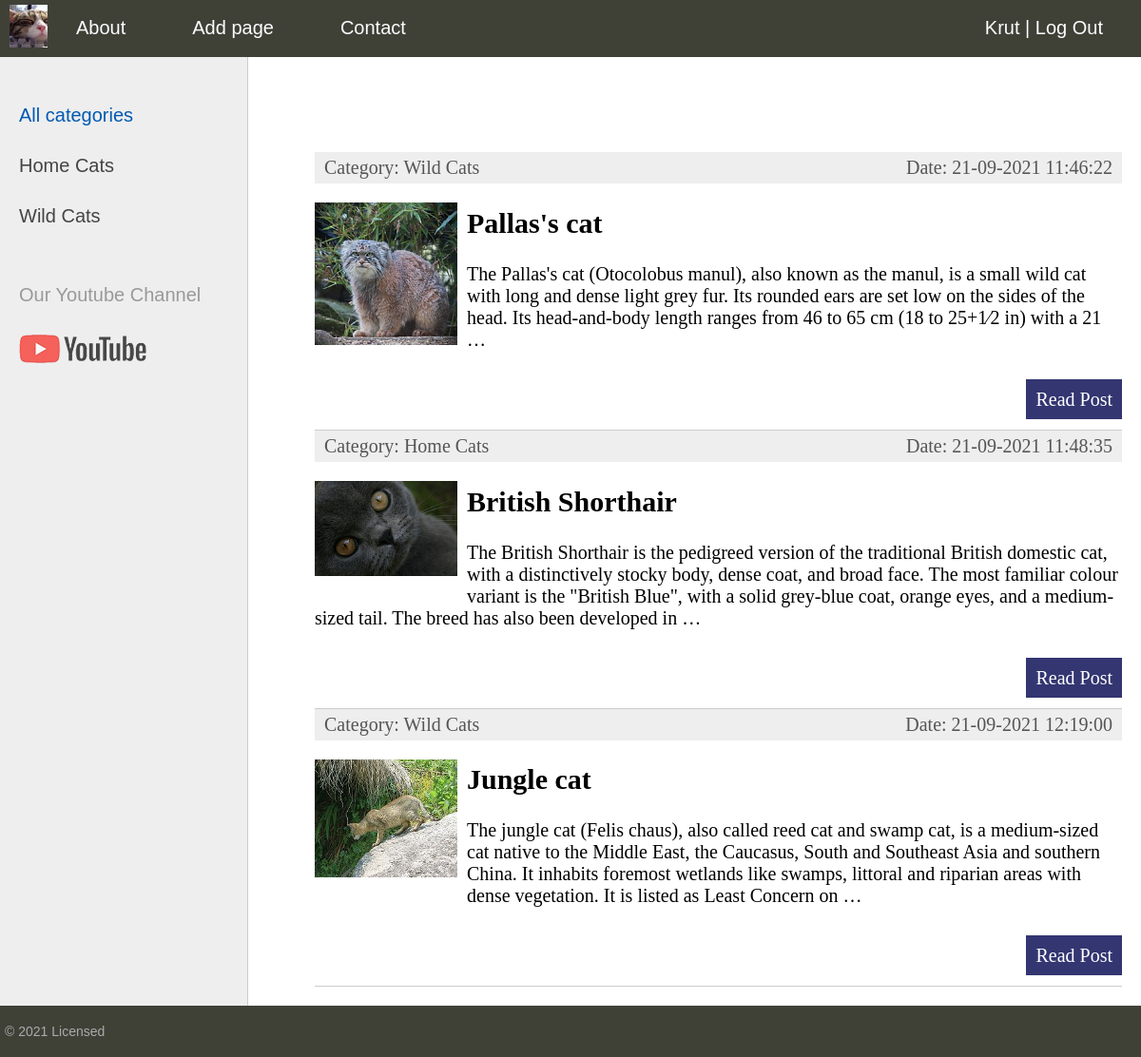
The app's page / (signed in) with its own data.
### blog/models.py (models this page shows, shortened)
class Category(models.Model):
    name = models.CharField(max_length=100, db_index=True, verbose_name="Category")
    slug = models.SlugField(max_length=255, unique=True, db_index=True, verbose_name="URL")
    def __str__(self):
        return self.name
    def get_absolute_url(self):
        return reverse('category', kwargs={'cat_slug': self.slug})
    class Meta:
        verbose_name = 'Category'
        verbose_name_plural = 'Categories'
        ordering = ['id']

class Blog(models.Model):
    title = models.CharField(max_length=255)
    slug = models.SlugField(max_length=255, unique=True, db_index=True, verbose_name="URL")
    content = models.TextField(blank=True)
    photo = models.ImageField(upload_to="photos/%Y/%m/%d/")
    time_create = models.DateTimeField(auto_now_add=True)
    time_update = models.DateTimeField(auto_now=True)
    is_published = models.BooleanField(default=True)
    cat = models.ForeignKey('Category', on_delete=models.PROTECT)
    def get_absolute_url(self):
        return reverse('post', kwargs={'post_slug': self.slug})
    class Meta:
        verbose_name = 'Cats'
        ordering = ['id']

### blog/views.py (the view)
# urls.py: path('', BlogHome.as_view(), name='home'),
class BlogHome(DataMixin, ListView):
    model = Blog
    template_name = 'blog/index.html'
    context_object_name = 'posts'
    def get_context_data(self, *, object_list=None, **kwargs):
        context = super().get_context_data(**kwargs)
        c_def = self.get_user_context(title="Main Page")
        return dict(list(context.items()) + list(c_def.items()))
    def get_queryset(self):
        return Blog.objects.filter(is_published=True).select_related('cat')

### blog/utils.py (called while the page is built)
    def get_user_context(self, **kwargs):
        context = kwargs
        cats = Category.objects.annotate(Count('blog'))
        user_menu = menu.copy()
        if not self.request.user.is_authenticated:
            user_menu.pop(1)
        context['menu'] = user_menu
        context['cats'] = cats
        if 'cat_selected' not in context:
            context['cat_selected'] = 0
        return context

### blog/templates/blog/index.html (shortened to what this page needs)
{% extends 'blog/base.html' %}
{% block content %}
<ul class="list-articles">
	{% for p in posts %}
			<li><div class="article-panel">
	<p class="first">Category: {{p.cat}}</p>
	<p class="last">Date: {{p.time_update|date:"d-m-Y H:i:s"}}</p>
</div>
{% if p.photo %}
	<p><img class="img-article-left thumb" src="{{p.photo.url}}"></p>
{% endif %}
				<h2>{{p.title}}</h2>
	{% autoescape on %}
	{{p.content|linebreaks|truncatewords:50}}
	{% endautoescape %}
			<p class="link-read-post"><a href="{{ p.get_absolute_url }}">Read Post</a></p>
			</li>
	{% endfor %}
</ul>
{% endblock %}

### blog/templates/blog/base.html (shortened to what this page needs)
{% load static %}
{% load blog_tags %}
<!DOCTYPE html>
<html>
<head>
	<link type="text/css" href="{% static 'blog/css/styles.css' %}" rel="stylesheet" />
</head>
<body>
<table class="table-page" border=0 cellpadding="0" cellspacing="0">
<tr><td valign=top>
{% block mainmenu %}
		<div class="header">
			<ul id="mainmenu" class="mainmenu">
			<li class="logo"><a href="{% url 'home' %}"><div class="logo"></div></a></li>
{% for m in menu %}
			<li><a href="{% url m.url_name %}">{{m.title}}</a></li>
{% endfor %}
				{% if request.user.is_authenticated %}
				<li class="last"> {{user.username}} | <a href="{% url 'logout' %}">Log Out</a></li>
				{% else %}
				<li class="last"><a href="{% url 'register' %}">Registration</a> | <a href="{% url 'login' %}">Log In</a></li>
				{% endif %}
			</ul>
		</div>
{% endblock mainmenu %}
<table class="table-content" border=0 cellpadding="0" cellspacing="0">
<tr>
	<td valign="top" class="left-chapters">
	<ul id="leftchapters">
{% if cat_selected == 0 %}
		<li class="selected">All categories</li>
{% else %}
		<li><a href="{% url 'home' %}">All categories</a></li>
{% endif %}
{% for c in cats %}
{% if c.blog__count > 0 %}
	{% if c.pk == cat_selected %}
		<li class="selected">{{c.name}}</li>
	{% else %}
		<li><a href="{{ c.get_absolute_url }}">{{c.name}}</a></li>
	{% endif %}
{% endif %}
{% endfor %}
		<li class="share">
		<p>Our Youtube Channel</p>
		<a class="share-yt" href="#" target="_blank" rel="nofollow"></a>
		</li>
	</ul>
</td>
<td valign="top" class="content">
	<div class="content-text">
{% block content %}
{% endblock %}
	</div>
</td></tr></table>
</td></tr>
<tr><td valign=top>
	<div id="footer">
		<p>&copy; 2021 Licensed</p>
	</div>
</td></tr></table>
</body>
</html>

### blog/static/blog/css/styles.css (style rules this page uses)
html, body { font-family: 'Arial'; margin: 0; padding: 0; height: 100%; width: 100%; color: #444; }
a { color: #0059b2; text-decoration: none; }
img { max-width: 600px; height: auto; }
img.img-article-left { max-width: 300px; height: auto; float: left; padding: 0 10px 10px 0; }
img.img-article-left.thumb { max-width: 150px; height: auto; }
p.link-read-post { text-align: right; }
p.link-read-post a { padding: 10px; min-width: 100px; background: #333671; color: #fff; text-decoration: none; }
div.article-panel { background: #eee; padding: 5px 10px 5px 10px; box-sizing border-box; overflow: hidden; color: #555; }
div.article-panel p.first { margin: 0; float: left; }
div.article-panel p.last { margin: 0; float: right; }
ul.list-articles { list-style: none; margin: 0; padding: 0; }
ul.list-articles li { border-bottom: 1px solid #ccc; }
.table-page { width: 100%; height: 100%; vertical-align: top; }
.table-page tr { height: 100%; }
.header { background: #3F4137; height: 60px; }
.logo { background: url('../images/logo.png') no-repeat 10px 5px; width: 50px; height: 50px; }
ul.mainmenu { list-style: none; margin: 0; padding: 0; height: 60px; color: #fcfdff; font-size: 20px; overflow: hidden; }
ul.mainmenu li { float: left; margin: 18px 40px 0 30px; }
ul.mainmenu li.logo { margin: 0; }
ul.mainmenu li.last { float: right; }
ul.mainmenu li a { color: #fcfdff; text-decoration: none; }
.table-content { width: 100%; min-height: 100%; height: 100%; }
.left-chapters { margin: 0; background: #eee; border-right: 1px solid #ccc; min-height: 100%; }
.left-chapters ul { width: 230px; min-height: 100%; margin: 0; padding: 20px 10px 10px 20px; list-style: none; font-size: 20px; }
.left-chapters ul li { margin: 30px 0 0 0; color: #999; }
.left-chapters ul li.selected { color: #0059b2; }
.left-chapters ul li a { color: #444; text-decoration: none; }
.left-chapters ul li.share { margin: 60px 0 0 0; }
.left-chapters ul li.share p { margin: 30px 0 30px 0; }
.left-chapters ul li.share a { display: inline-block; width: 40px; height: 40px; margin: 0 20px 0 0; }
.left-chapters ul li.share a.share-yt { width: 100%; height: 30px; background: url('../images/share_yt.png') no-repeat 0 0 }
.content { padding: 40px 20px 20px 40px; width: 100%; box-sizing: border-box; }
.content-text { margin: 60px 0 0 30px; color: #000; font-size: 20px; font-family: Yandex Sans Display Light; }
#footer { box-sizing: border-box; background: #3F4137; padding: 5px; color: #aaa; font-size: 14px; font-family: Verdana, Geneva, Arial, Helvetica; text-align: left; overflow: hidden; }

### records on screen
Category: name "Home Cats"
Category: name "Wild Cats"
Blog: cat "Wild Cats", time_update "21-09-2021 11:46:22", photo (picture), title "Pallas's cat", content "The Pallas's cat (Otocolobus manul), also known as the manul, is a small wild cat with long and dense light grey fur. Its rounded ears are set low on the sides of the head. Its head-and-body length ranges from 46 to 65 cm (18 to 25+1⁄2 in) with a 21 …"
Blog: cat "Home Cats", time_update "21-09-2021 11:48:35", photo (picture), title "British Shorthair", content "The British Shorthair is the pedigreed version of the traditional British domestic cat, with a distinctively stocky body, dense coat, and broad face. The most familiar colour variant is the \"British Blue\", with a solid grey-blue coat, orange eyes, and a medium-sized tail. The breed has also been developed in …"
Blog: cat "Wild Cats", time_update "21-09-2021 12:19:00", photo (picture), title "Jungle cat", content "The jungle cat (Felis chaus), also called reed cat and swamp cat, is a medium-sized cat native to the Middle East, the Caucasus, South and Southeast Asia and southern China. It inhabits foremost wetlands like swamps, littoral and riparian areas with dense vegetation. It is listed as Least Concern on …"

### other values on screen
{{ m.title }} "About" "Add page" "Contact"
{{ user.username }} "Krut"
